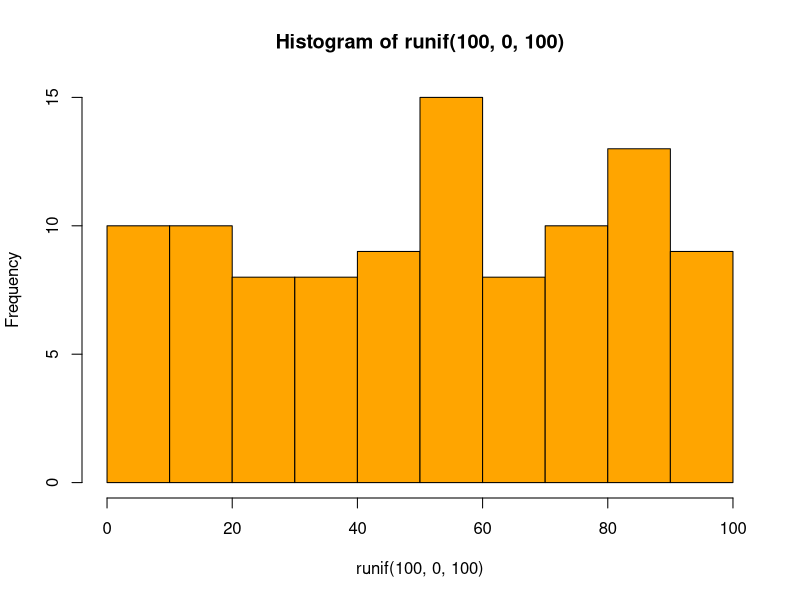
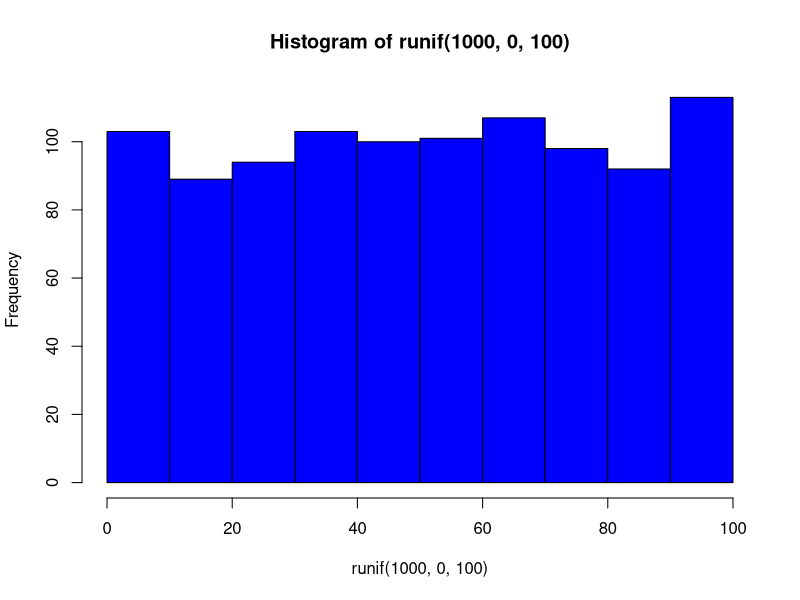
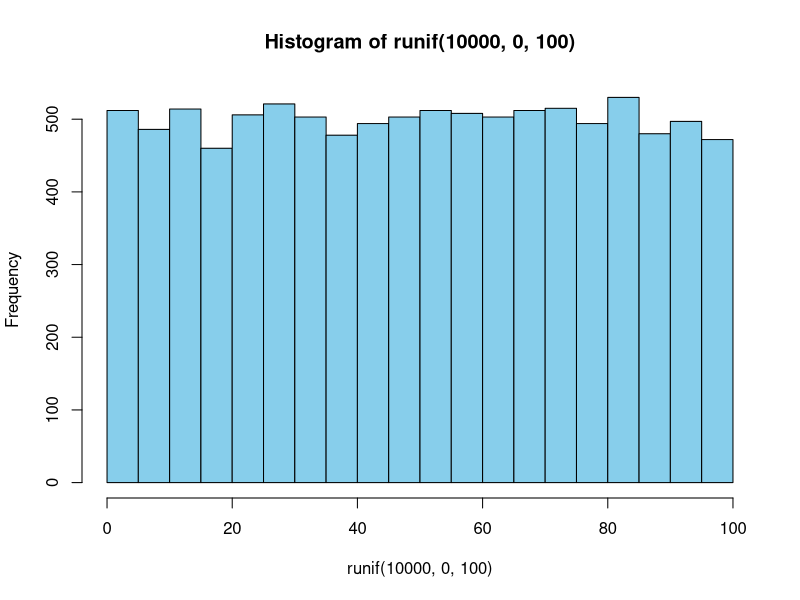
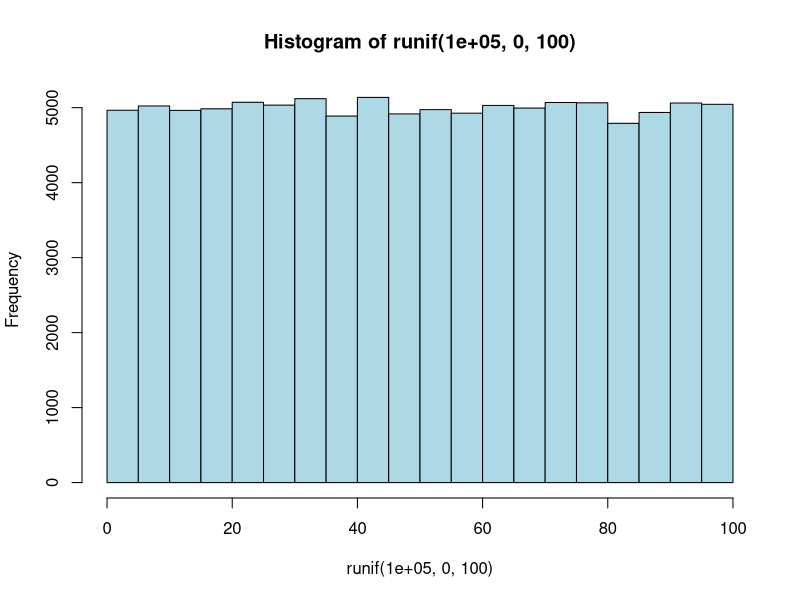
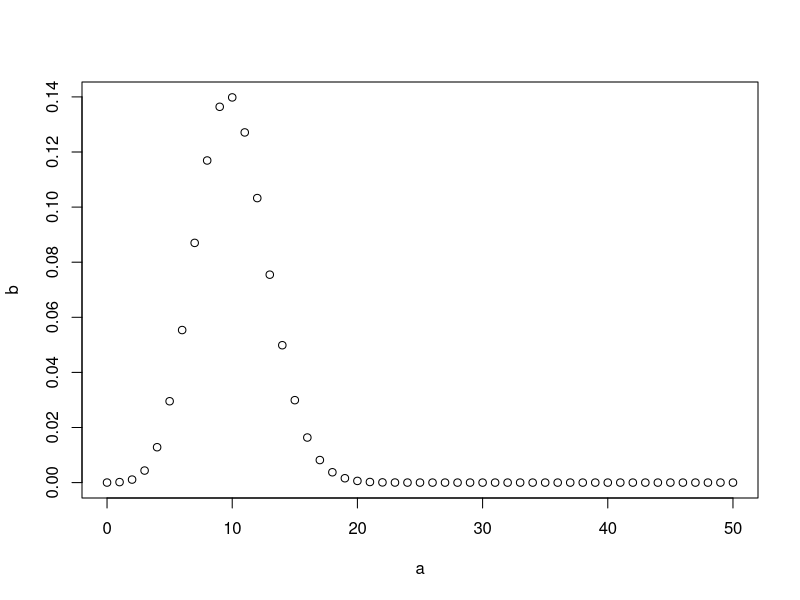
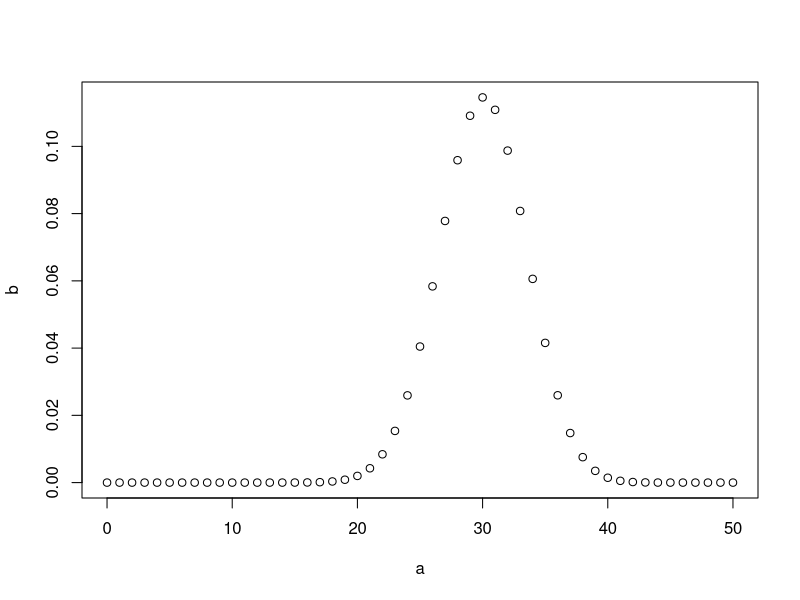
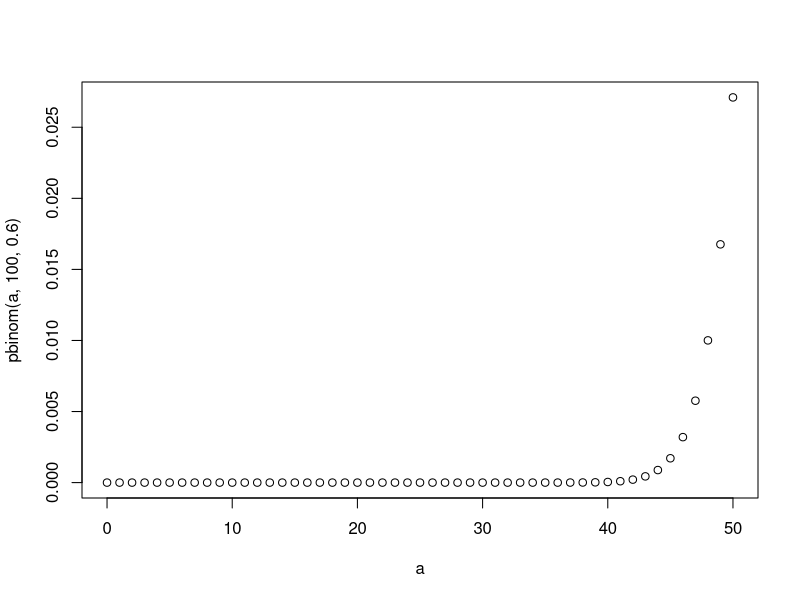

The R script that drew these images, in order:
# ======================================================
# Probability Distribution
# ======================================================
# ------------------------------------------------------
# Uniform distribution
# runif()
# ------------------------------------------------------
hist(runif(100, 0, 100), col = 'orange')
hist(runif(1000, 0, 100), col = 'blue')
hist(runif(10000, 0, 100), col = 'skyblue')
hist(runif(100000, 0, 100), col = 'lightblue')

# ------------------------------------------------------
# Binomial distribution
# success distribution of probability about success and fail
# dbinom() : probability of binomial distribution
# ------------------------------------------------------
dbinom(2, 10, 0.2)

a <- seq(0, 50, by = 1)

b <- dbinom(a, 50, 0.2)
plot(a, b)

b <- dbinom(a, 50, 0.6)
plot(a, b)

plot(a, pbinom(a, 100, 0.6))

# cumulative probability
# P[X > 3]
pbinom(3, 10, 0.2, lower.tail = F)
1 - pbinom(3, 10, 0.2)